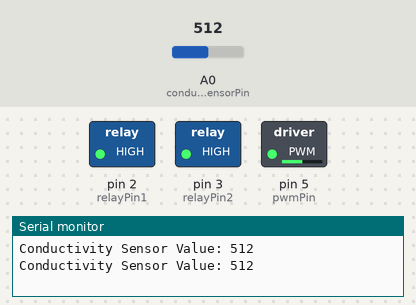
This sketch was run on a simulated Arduino Uno, built with avr-gcc and run on an emulated ATmega328P. On the bench: switched loads named in the sketch (green lamp = pin HIGH), the last lines printed to the serial monitor. The inputs (shaded band) are chosen by the test bench; at power-on: A0 (conductivitySensorPin) = 512.

Above: at 1.8 s.
1.9 s: A0 (conductivitySensorPin) set to 487
At 2.8 s:
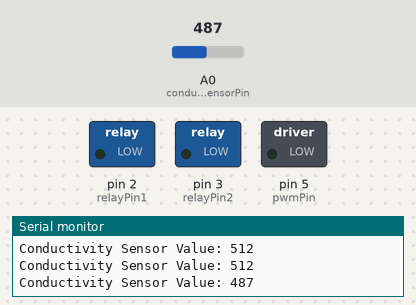
3.5 s: A0 (conductivitySensorPin) set to 510
At 4.4 s:
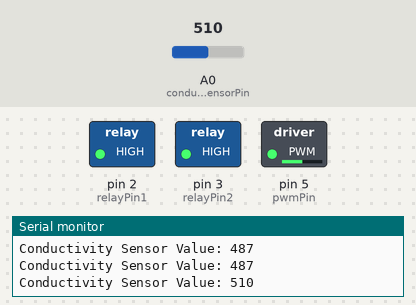
5.5 s: A0 (conductivitySensorPin) set to 490
At 7.2 s:
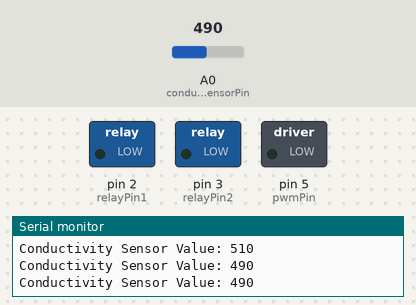
Timing chart, 0 to 8.7 s (numbered marks = the images above; inputs shaded):
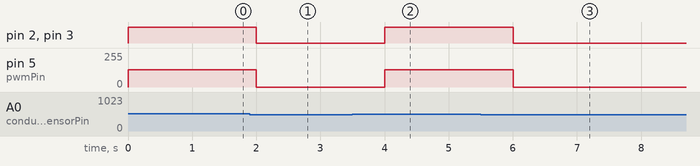

Measured:
- the behaviour switches between 501 and 500 on A0 (conductivitySensorPin) (found by bisection; images 0 and 1)
- after the input at 1.9 s, pin 2 (relayPin1), pin 3 (relayPin2): HIGH → LOW after 0.10 s; pin 5 (pwmPin): 128/255 → 0/255 after 0.10 s
- after the input at 3.5 s, pin 2 (relayPin1), pin 3 (relayPin2): LOW → HIGH after 0.50 s; pin 5 (pwmPin): 0/255 → 128/255 after 0.50 s
- after the input at 5.5 s, pin 2 (relayPin1), pin 3 (relayPin2): HIGH → LOW after 0.50 s; pin 5 (pwmPin): 128/255 → 0/255 after 0.50 s

The sketch:

Blink_LED.ino
```cpp
// Pin definitions
const int conductivitySensorPin = A0;  // Analog pin for conductivity sensor
const int relayPin1 = 2;               // Digital pin for Relay 1 (Motor 1)
const int relayPin2 = 3;               // Digital pin for Relay 2 (Motor 2)
const int pwmPin = 5;                  // PWM pin for controlling Circulation Motor speed

// Threshold for conductivity sensor
const int threshold = 500;

// PWM speed for the circulation motor
int motorSpeed = 128; // Value between 0 (off) and 255 (full speed)

void setup() {
  // Initialize serial communication
  Serial.begin(9600);

  // Initialize pin modes
  pinMode(conductivitySensorPin, INPUT);
  pinMode(relayPin1, OUTPUT);
  pinMode(relayPin2, OUTPUT);
  pinMode(pwmPin, OUTPUT);

  // Initially turn off all relays
  digitalWrite(relayPin1, LOW);
  digitalWrite(relayPin2, LOW);
  analogWrite(pwmPin, 0); // Turn off Circulation Motor
}

void loop() {
  // Read conductivity sensor value
  int sensorValue = analogRead(conductivitySensorPin);
  Serial.print("Conductivity Sensor Value: ");
  Serial.println(sensorValue);

  // Control relays and PWM based on sensor value
  if (sensorValue > threshold) {
    digitalWrite(relayPin1, HIGH); // Turn on Motor 1
    digitalWrite(relayPin2, HIGH); // Turn on Motor 2
    analogWrite(pwmPin, motorSpeed); // Set speed of Circulation Motor
  } else {
    digitalWrite(relayPin1, LOW);  // Turn off Motor 1
    digitalWrite(relayPin2, LOW);  // Turn off Motor 2
    analogWrite(pwmPin, 0); // Turn off Circulation Motor
  }

  // Add a delay to avoid rapid switching
  delay(1000);
}
```
